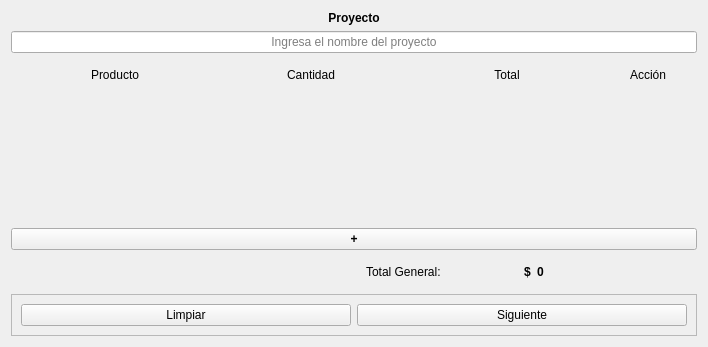
<?xml version="1.0" encoding="UTF-8"?>
<ui version="4.0">
 <class>Form</class>
 <widget class="QWidget" name="Form">
  <property name="geometry">
   <rect>
    <x>0</x>
    <y>0</y>
    <width>708</width>
    <height>347</height>
   </rect>
  </property>
  <property name="sizePolicy">
   <sizepolicy hsizetype="Expanding" vsizetype="Expanding">
    <horstretch>0</horstretch>
    <verstretch>0</verstretch>
   </sizepolicy>
  </property>
  <property name="windowTitle">
   <string>Nuevo Proyecto</string>
  </property>
  <layout class="QGridLayout" name="gridLayout">
   <item row="6" column="1">
    <widget class="QFrame" name="frTotal">
     <property name="font">
      <font>
       <pointsize>12</pointsize>
      </font>
     </property>
     <property name="frameShape">
      <enum>QFrame::Shape::NoFrame</enum>
     </property>
     <property name="frameShadow">
      <enum>QFrame::Shadow::Raised</enum>
     </property>
     <property name="lineWidth">
      <number>3</number>
     </property>
     <layout class="QHBoxLayout" name="horizontalLayout_2">
      <item>
       <widget class="QLabel" name="lblTotalInfo">
        <property name="font">
         <font>
          <pointsize>9</pointsize>
         </font>
        </property>
        <property name="text">
         <string>Total General:</string>
        </property>
       </widget>
      </item>
      <item>
       <widget class="QLabel" name="lblPrice">
        <property name="sizePolicy">
         <sizepolicy hsizetype="Fixed" vsizetype="Fixed">
          <horstretch>0</horstretch>
          <verstretch>0</verstretch>
         </sizepolicy>
        </property>
        <property name="font">
         <font>
          <pointsize>9</pointsize>
          <bold>true</bold>
         </font>
        </property>
        <property name="text">
         <string>$</string>
        </property>
       </widget>
      </item>
      <item>
       <widget class="QLabel" name="lblTotal">
        <property name="font">
         <font>
          <pointsize>9</pointsize>
          <bold>true</bold>
         </font>
        </property>
        <property name="text">
         <string>0</string>
        </property>
       </widget>
      </item>
     </layout>
    </widget>
   </item>
   <item row="4" column="0" colspan="2">
    <widget class="QScrollArea" name="scrollArea">
     <property name="frameShape">
      <enum>QFrame::Shape::NoFrame</enum>
     </property>
     <property name="widgetResizable">
      <bool>true</bool>
     </property>
     <property name="alignment">
      <set>Qt::AlignmentFlag::AlignLeading|Qt::AlignmentFlag::AlignLeft|Qt::AlignmentFlag::AlignTop</set>
     </property>
     <widget class="QWidget" name="scrollAreaWidgetContents">
      <property name="geometry">
       <rect>
        <x>0</x>
        <y>0</y>
        <width>690</width>
        <height>119</height>
       </rect>
      </property>
      <layout class="QVBoxLayout" name="verticalLayout">
       <item>
        <spacer name="verticalSpacer">
         <property name="orientation">
          <enum>Qt::Orientation::Vertical</enum>
         </property>
         <property name="sizeHint" stdset="0">
          <size>
           <width>20</width>
           <height>40</height>
          </size>
         </property>
        </spacer>
       </item>
      </layout>
     </widget>
    </widget>
   </item>
   <item row="3" column="0" colspan="2">
    <widget class="QFrame" name="frColumns">
     <property name="frameShape">
      <enum>QFrame::Shape::NoFrame</enum>
     </property>
     <property name="frameShadow">
      <enum>QFrame::Shadow::Raised</enum>
     </property>
     <layout class="QHBoxLayout" name="horizontalLayout_3">
      <item>
       <widget class="QLabel" name="label">
        <property name="text">
         <string>Producto</string>
        </property>
        <property name="alignment">
         <set>Qt::AlignmentFlag::AlignCenter</set>
        </property>
       </widget>
      </item>
      <item>
       <widget class="QLabel" name="label_2">
        <property name="text">
         <string>Cantidad</string>
        </property>
        <property name="alignment">
         <set>Qt::AlignmentFlag::AlignCenter</set>
        </property>
       </widget>
      </item>
      <item>
       <widget class="QLabel" name="label_3">
        <property name="text">
         <string>Total</string>
        </property>
        <property name="alignment">
         <set>Qt::AlignmentFlag::AlignCenter</set>
        </property>
       </widget>
      </item>
      <item>
       <widget class="QLabel" name="label_4">
        <property name="sizePolicy">
         <sizepolicy hsizetype="Fixed" vsizetype="Preferred">
          <horstretch>0</horstretch>
          <verstretch>0</verstretch>
         </sizepolicy>
        </property>
        <property name="minimumSize">
         <size>
          <width>80</width>
          <height>0</height>
         </size>
        </property>
        <property name="baseSize">
         <size>
          <width>70</width>
          <height>0</height>
         </size>
        </property>
        <property name="text">
         <string>Acción</string>
        </property>
        <property name="alignment">
         <set>Qt::AlignmentFlag::AlignCenter</set>
        </property>
       </widget>
      </item>
     </layout>
    </widget>
   </item>
   <item row="2" column="0" colspan="2">
    <widget class="QLineEdit" name="leProjectName">
     <property name="alignment">
      <set>Qt::AlignmentFlag::AlignCenter</set>
     </property>
     <property name="placeholderText">
      <string>Ingresa el nombre del proyecto</string>
     </property>
    </widget>
   </item>
   <item row="10" column="0" colspan="2">
    <widget class="QFrame" name="frButtons">
     <property name="frameShape">
      <enum>QFrame::Shape::StyledPanel</enum>
     </property>
     <property name="frameShadow">
      <enum>QFrame::Shadow::Raised</enum>
     </property>
     <layout class="QHBoxLayout" name="horizontalLayout">
      <item>
       <widget class="QPushButton" name="btnClear">
        <property name="text">
         <string>Limpiar</string>
        </property>
       </widget>
      </item>
      <item>
       <widget class="QPushButton" name="btnNext">
        <property name="text">
         <string>Siguiente</string>
        </property>
       </widget>
      </item>
     </layout>
    </widget>
   </item>
   <item row="5" column="0" colspan="2">
    <widget class="QPushButton" name="btnAdd">
     <property name="font">
      <font>
       <bold>true</bold>
      </font>
     </property>
     <property name="text">
      <string>+</string>
     </property>
    </widget>
   </item>
   <item row="0" column="0" colspan="2">
    <widget class="QLabel" name="lblProject">
     <property name="font">
      <font>
       <bold>true</bold>
      </font>
     </property>
     <property name="text">
      <string>Proyecto</string>
     </property>
     <property name="alignment">
      <set>Qt::AlignmentFlag::AlignCenter</set>
     </property>
    </widget>
   </item>
  </layout>
 </widget>
 <resources>
  <include location="../../resources.qrc"/>
 </resources>
 <connections/>
</ui>
